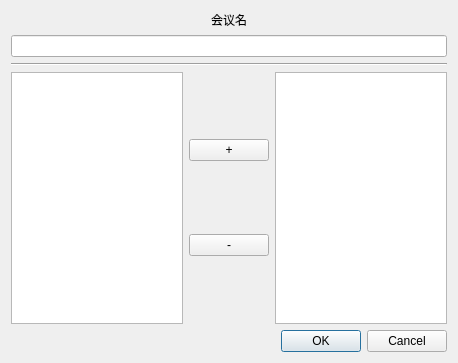
<?xml version="1.0" encoding="UTF-8"?>
<ui version="4.0">
 <class>createmeetingDialog</class>
 <widget class="QDialog" name="createmeetingDialog">
  <property name="geometry">
   <rect>
    <x>0</x>
    <y>0</y>
    <width>458</width>
    <height>363</height>
   </rect>
  </property>
  <property name="windowTitle">
   <string>Dialog</string>
  </property>
  <layout class="QVBoxLayout" name="verticalLayout_2">
   <item>
    <widget class="QLabel" name="label">
     <property name="text">
      <string>会议名</string>
     </property>
     <property name="alignment">
      <set>Qt::AlignCenter</set>
     </property>
    </widget>
   </item>
   <item>
    <widget class="QLineEdit" name="meetingName_LE"/>
   </item>
   <item>
    <widget class="Line" name="line">
     <property name="orientation">
      <enum>Qt::Horizontal</enum>
     </property>
    </widget>
   </item>
   <item>
    <layout class="QHBoxLayout" name="horizontalLayout">
     <item>
      <widget class="QListWidget" name="selectList_LW"/>
     </item>
     <item>
      <layout class="QVBoxLayout" name="verticalLayout">
       <item>
        <widget class="QPushButton" name="addMember_PB">
         <property name="text">
          <string>+</string>
         </property>
        </widget>
       </item>
       <item>
        <widget class="QPushButton" name="removeMember_PB">
         <property name="text">
          <string>-</string>
         </property>
        </widget>
       </item>
      </layout>
     </item>
     <item>
      <widget class="QListWidget" name="addList_LW"/>
     </item>
    </layout>
   </item>
   <item>
    <widget class="QDialogButtonBox" name="buttonBox">
     <property name="orientation">
      <enum>Qt::Horizontal</enum>
     </property>
     <property name="standardButtons">
      <set>QDialogButtonBox::Cancel|QDialogButtonBox::Ok</set>
     </property>
    </widget>
   </item>
  </layout>
 </widget>
 <resources/>
 <connections>
  <connection>
   <sender>buttonBox</sender>
   <signal>accepted()</signal>
   <receiver>createmeetingDialog</receiver>
   <slot>accept()</slot>
   <hints>
    <hint type="sourcelabel">
     <x>248</x>
     <y>254</y>
    </hint>
    <hint type="destinationlabel">
     <x>157</x>
     <y>274</y>
    </hint>
   </hints>
  </connection>
  <connection>
   <sender>buttonBox</sender>
   <signal>rejected()</signal>
   <receiver>createmeetingDialog</receiver>
   <slot>reject()</slot>
   <hints>
    <hint type="sourcelabel">
     <x>316</x>
     <y>260</y>
    </hint>
    <hint type="destinationlabel">
     <x>286</x>
     <y>274</y>
    </hint>
   </hints>
  </connection>
 </connections>
</ui>
